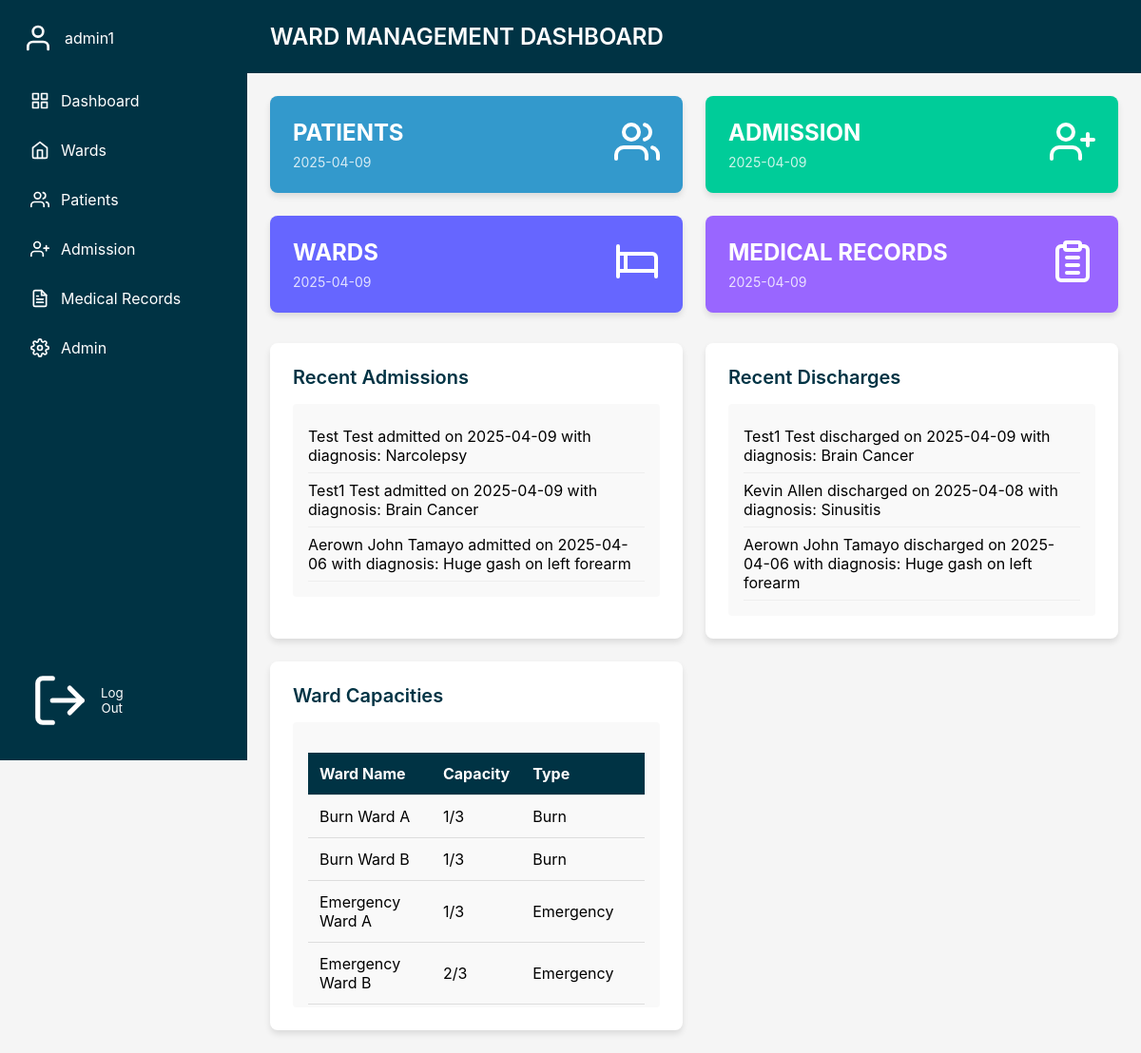
The page /dashboard (signed in) on the database as committed earlier.
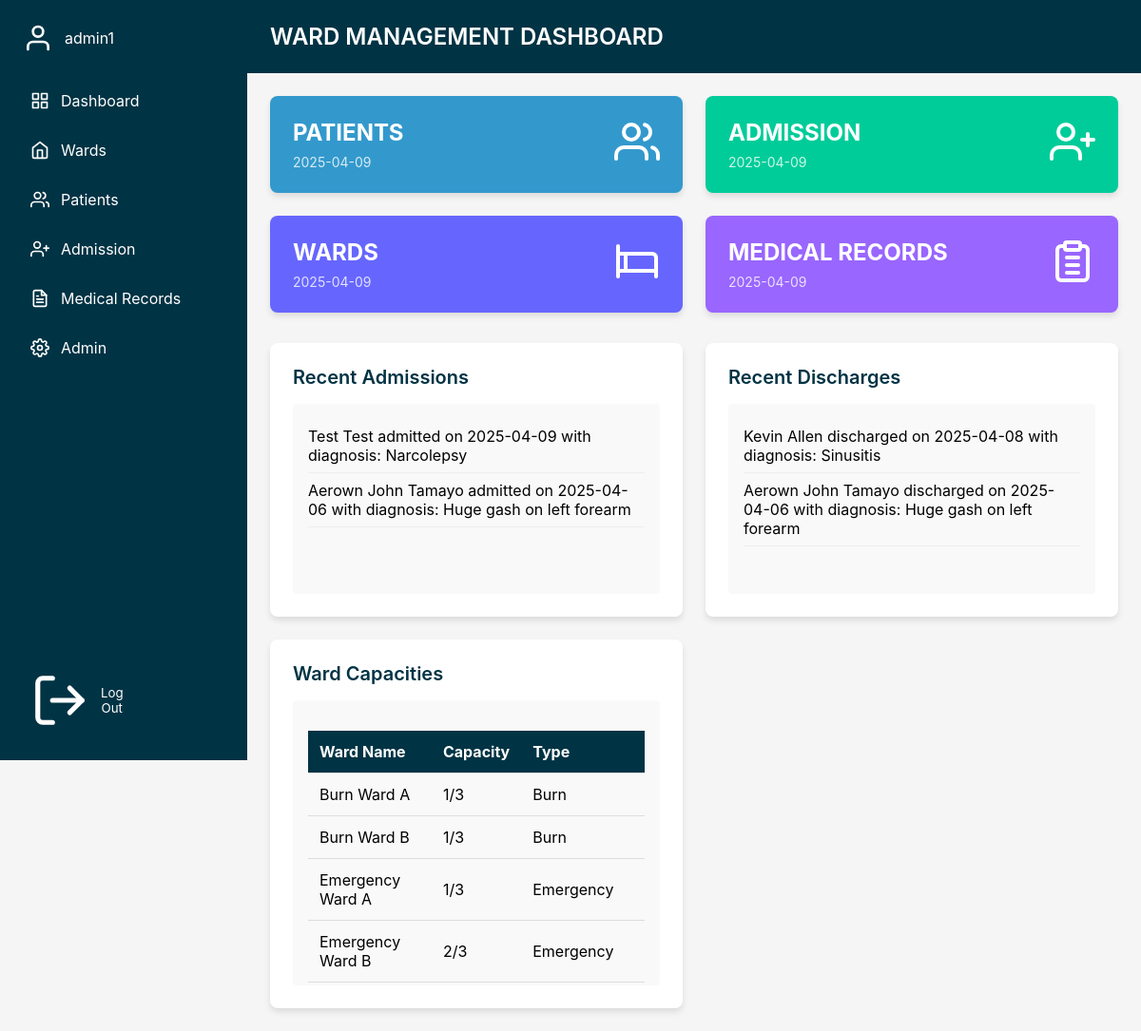
The same page on the database as committed later.
### models.py (models this page shows, shortened)
class User(db.Model, UserMixin):
    __tablename__ = "users"
    id = db.Column(db.Integer, primary_key=True, autoincrement=True)
    username = db.Column(db.Text, nullable=False, unique=True)
    password = db.Column(db.Text, nullable=False)
    role_id = db.Column(db.Integer, db.ForeignKey("roles.id"))

class Admission(db.Model):
    __tablename__ = "Admissions"
    AdmissionID = db.Column(db.Integer, primary_key=True, autoincrement=True)
    PatientID = db.Column(
        db.Integer, db.ForeignKey("Patients.PatientID"), nullable=False
    )
    BedID = db.Column(db.Integer, db.ForeignKey("Beds.BedID"), nullable=False)
    DoctorID = db.Column(
        db.Integer, db.ForeignKey("users.id")
    )
    AdmissionDate = db.Column(db.Date, nullable=False)
    DischargeDate = db.Column(db.Date)
    Diagnosis = db.Column(db.Text)
    patient = db.relationship("Patient", backref="admissions")
    bed = db.relationship("Bed", backref="admissions")
    doctor = db.relationship(
        "User", backref="doctor_admissions", foreign_keys=[DoctorID]
    )

class Patient(db.Model):
    __tablename__ = "Patients"
    PatientID = db.Column(db.Integer, primary_key=True, autoincrement=True)
    FirstName = db.Column(db.Text, nullable=False)
    LastName = db.Column(db.Text, nullable=False)
    DateOfBirth = db.Column(db.Date, nullable=False)
    Gender = db.Column(db.Text, CheckConstraint("Gender IN ('Male', 'Female', 'Other')"))
    ContactNumber = db.Column(db.Integer, CheckConstraint('ContactNumber >= 100000000 AND ContactNumber < 10000000000'))
    EmergencyContact = db.Column(db.Integer, CheckConstraint('EmergencyContact >= 100000000 AND EmergencyContact < 10000000000'))
    Address = db.Column(db.Text)

class Ward(db.Model):
    __tablename__ = "Wards"
    WardID = db.Column(db.Integer, primary_key=True, autoincrement=True)
    WardName = db.Column(db.Text, nullable=False)
    WardCapacity = db.Column(db.Integer)
    WardType = db.Column(db.Text)

### main.py (the view)
@main_bp.route("/dashboard")
@login_required
def dashboard():
    try:
        seven_days_ago_dt = datetime.utcnow() - timedelta(days=7)
        recent_admissions = (
            Admission.query.options(joinedload(Admission.patient))
            .filter(Admission.AdmissionDate >= seven_days_ago_dt)
            .order_by(Admission.AdmissionDate.desc())
            .all()
        )
        recent_discharges = (
            Admission.query.options(joinedload(Admission.patient))
            .filter(
                Admission.DischargeDate.isnot(None),
                Admission.DischargeDate >= seven_days_ago_dt,
            )
            .order_by(Admission.DischargeDate.desc())
            .all()
        )
        wards = Ward.query.order_by(Ward.WardName.asc()).all()
        for ward in wards:
            total_beds = len(ward.beds)
            occupied_beds = sum(1 for bed in ward.beds if bed.BedStatus == "Occupied")
            ward.capacity_display = f"{occupied_beds}/{total_beds}"
        return render_template(
            "dashboard.html",
            user=current_user,
            recent_admissions=recent_admissions,
            recent_discharges=recent_discharges,
            wards=wards,
            current_date=datetime.now().strftime("%Y-%m-%d"),
        )
    except Exception as e:
        print(f"Error loading dashboard data: {e}")
        return (
            render_template(
                "error.html", error_message="Could not load dashboard data."
            ),
            500,
        )

### app.py (called while the page is built)
@login_manager.user_loader
def load_user(user_id):
    from models import User
    return User.query.filter_by(id=int(user_id)).first()

### main.py (called while the page is built)
@main_bp.context_processor
def inject_permissions():
    return dict(check_permission=check_permission)

### templates/dashboard.html (shortened to what this page needs)
<!DOCTYPE html>
<html lang="en">
<head>
</head>
<body>
    <div class="sidebar" id="sidebar">
        <div class="user-info">
            <img
                alt="User">
            <span>{{ user.username }}</span>
        </div>
        <nav class="nav-links">
            <a href="{{ url_for('main.dashboard') }}"
                class="nav-link {% if request.endpoint == 'main.dashboard' %}active{% endif %}">
                <img
                    alt="Dashboard">
                <span>Dashboard</span>
            </a>
            <a href="{{ url_for('main.wards') }}"
                class="nav-link {% if request.endpoint == 'main.wards' %}active{% endif %}">
                <img
                    alt="Wards">
                <span>Wards</span>
            </a>
            <a href="{{ url_for('main.patients') }}"
                class="nav-link {% if request.endpoint == 'main.patients' %}active{% endif %}">
                <img
                    alt="Patients">
                <span>Patients</span>
            </a>
            <a href="{{ url_for('main.admission') }}"
                class="nav-link {% if request.endpoint == 'main.admission' %}active{% endif %}">
                <img
                    alt="Admission">
                <span>Admission</span>
            </a>
            <a href="{{ url_for('main.medical_records') }}"
                class="nav-link {% if request.endpoint == 'main.medical_records' %}active{% endif %}">
                <img
                    alt="Medical Records">
                <span>Medical Records</span>
            </a>
            {% if user.role_id == 1 %}
            <a href="{{ url_for('main.admin_page') }}"
                class="nav-link {% if request.endpoint == 'main.admin_page' %}active{% endif %}">
                <img
                    alt="Admin">
                <span>Admin</span>
            </a>
            {% endif %}
        </nav>
        <form action="{{ url_for('auth.logout') }}" method="POST" style="display: inline;">
            <button type="submit" class="logout">
                <img
                    alt="Logout">
                <span>Log Out</span>
            </button>
        </form>
    </div>
    <div class="main-content" id="main-content">
        <header class="header">
            <h1>WARD MANAGEMENT DASHBOARD</h1>
        </header>
        <div class="dashboard-content">
            <div class="stats-grid">
                <div class="stat-card patients" onclick="location.href='{{ url_for('main.patients') }}'">
                    <div class="stat-card-content">
                        <div>
                            <h2>PATIENTS</h2>
                            <p>{{ current_date }}</p>
                        </div>
                        <img
                            alt="Patients">
                    </div>
                </div>
                <div class="stat-card admission" onclick="location.href='{{ url_for('main.admission') }}'">
                    <div class="stat-card-content">
                        <div>
                            <h2>ADMISSION</h2>
                            <p>{{ current_date }}</p>
                        </div>
                        <img
                            alt="Admission">
                    </div>
                </div>
                <div class="stat-card wards" onclick="location.href='{{ url_for('main.wards') }}'">
                    <div class="stat-card-content">
                        <div>
                            <h2>WARDS</h2>
                            <p>{{ current_date }}</p>
                        </div>
                        <img
                            alt="Beds">
                    </div>
                </div>
                <div class="stat-card records" onclick="location.href='{{ url_for('main.medical_records') }}'">
                    <div class="stat-card-content">
                        <div>
                            <h2>MEDICAL RECORDS</h2>
                            <p>{{ current_date }}</p>
                        </div>
                        <img
                            alt="Medical Records">
                    </div>
                </div>
            </div>
            <div class="bottom-grid">
                <div class="info-card">
                    <h2>Recent Admissions</h2>
                    <div class="info-content">
                        <ul>
                            {% for admission in recent_admissions %}
                            <li>
                                {{ admission.patient.FirstName }} {{ admission.patient.LastName }} admitted on {{
                                admission.AdmissionDate.strftime('%Y-%m-%d') }} with diagnosis: {{ admission.Diagnosis
                                }}
                            </li>
                            {% endfor %}
                        </ul>
                    </div>
                </div>
                <div class="info-card">
                    <h2>Recent Discharges</h2>
                    <div class="info-content">
                        <ul>
                            {% for discharge in recent_discharges %}
                            <li>
                                {{ discharge.patient.FirstName }} {{ discharge.patient.LastName }} discharged on {{
                                discharge.DischargeDate.strftime('%Y-%m-%d') }} with diagnosis: {{ discharge.Diagnosis
                                }}
                            </li>
                            {% endfor %}
                        </ul>
                    </div>
                </div>
                <div class="info-card">
                    <h2>Ward Capacities</h2>
                    <div class="info-content">
                        <table>
                            <thead>
                                <tr>
                                    <th>Ward Name</th>
                                    <th>Capacity</th>
                                    <th>Type</th>
                                </tr>
                            </thead>
                            <tbody>
                                {% for ward in wards %}
                                <tr>
                                    <td>{{ ward.WardName }}</td>
                                    <td>{{ ward.capacity_display }}</td>
                                    <td>{{ ward.WardType }}</td>
                                </tr>
                                {% endfor %}
                            </tbody>
                        </table>
                    </div>
                </div>
</body>
</html>

### templates/dashboard.html (style rules this page uses)
* { margin: 0; padding: 0; box-sizing: border-box; font-family: -apple-system, BlinkMacSystemFont, "Segoe UI", Roboto, "Helvetica Neue", Arial, sans-serif; }
body { display: flex; min-height: 100vh; background: #f5f5f5; }
.sidebar { width: 260px; background: #003344; color: white; padding: 24px; position: fixed; min-height: 100vh; z-index: 1000; transition: transform 0.3s ease; }
.user-info { display: flex; align-items: center; gap: 12px; margin-bottom: 32px; }
.user-info img { width: 32px; height: 32px; }
.nav-links { display: flex; flex-direction: column; gap: 16px; }
.nav-link { display: flex; align-items: center; gap: 12px; padding: 8px; text-decoration: none; color: white; border-radius: 4px; transition: background-color 0.2s; }
.nav-link img { width: 20px; height: 20px; }
.logout { position: absolute; bottom: 24px; left: 24px; display: flex; align-items: center; gap: 12px; padding: 8px; background: none; border: none; color: white; cursor: pointer; border-radius: 4px; transition: background-color 0.2s; }
.main-content { flex: 1; margin-left: 260px; transition: margin-left 0.3s ease; }
.header { background: #003344; color: white; padding: 24px; position: sticky; top: 0; z-index: 999; display: flex; justify-content: space-between; align-items: center; }
.header h1 { font-size: 24px; font-weight: 600; }
.dashboard-content { padding: 24px; }
.stats-grid { display: grid; grid-template-columns: repeat(3, 1fr); gap: 24px; margin-bottom: 32px; }
.stat-card { padding: 24px; border-radius: 8px; color: white; box-shadow: 0 4px 6px rgba(0, 0, 0, 0.1); cursor: pointer; transition: transform 0.2s; }
.stat-card-content { display: flex; justify-content: space-between; align-items: flex-start; }
.stat-card h2 { font-size: 24px; font-weight: bold; margin-bottom: 8px; }
.stat-card p { font-size: 14px; opacity: 0.8; }
.stat-card img { width: 48px; height: 48px; }
.patients { background: #3399cc; }
.admission { background: #00cc99; }
.wards { background: #6666ff; }
.records { background: #9966ff; }
.bottom-grid { display: grid; grid-template-columns: repeat(3, 1fr); gap: 24px; }
.info-card { background: white; padding: 24px; border-radius: 8px; box-shadow: 0 4px 6px rgba(0, 0, 0, 0.1); }
.info-card h2 { font-size: 20px; font-weight: 600; margin-bottom: 16px; color: #003344; }
.info-content { background: #f9f9f9; border-radius: 4px; padding: 16px; min-height: 200px; max-height: 300px; overflow-y: auto; }
.info-content ul { list-style-type: none; }
.info-content li { padding: 8px 0; border-bottom: 1px solid #eee; }
table { width: 100%; border-collapse: collapse; margin-top: 16px; }
th, td { padding: 12px; text-align: left; border-bottom: 1px solid #ddd; }
th { background-color: #003344; color: white; }
@media (max-width: 1200px) { .stats-grid { grid-template-columns: repeat(2, 1fr); } }
@media (max-width: 1200px) { .bottom-grid { grid-template-columns: repeat(2, 1fr); } }

Rows that differ between the two databases and show on the page:
removed Admission: patient.FirstName "Test1", patient.LastName "Test", AdmissionDate "2025-04-09", Diagnosis "Brain Cancer", DischargeDate "2025-04-09"
